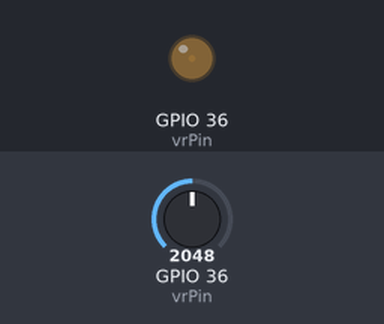
Recording of a sketch running on a simulated ESP32. On the bench: output pins drawn as LEDs (lit = HIGH). The test bench sets the inputs (shaded band); at power-on: GPIO 36 (vrPin) = 2048. What the sketch prints to the serial monitor is not drawn.

Above: at 0.05 s.
At 6.05 s:
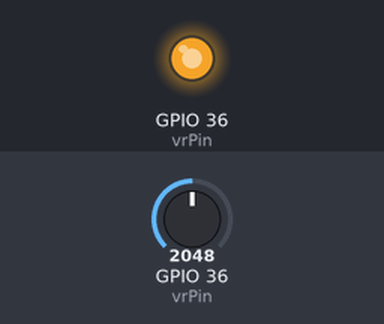
At 12.15 s:
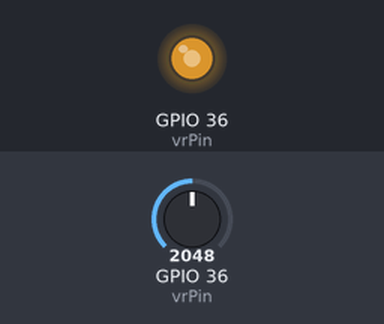
At 24.25 s:
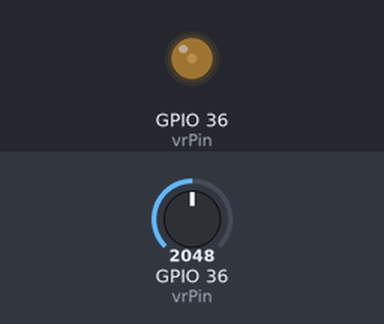
Timing chart, 0 to 38.3 s (numbered marks = the images above):
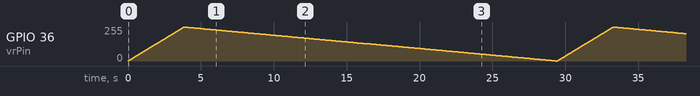

The sketch:

Lab0.5_T1.ino
```cpp
// the number of the LED pin
const int vrPin = 36;  // 5 corresponds to GPIO5

// setting PWM properties
const int freq = 5000;
const int resolution = 8;

void setup(){
  //This function is used to setup LEDC pin with given frequency and resolution.
  //LEDC channel will be selected automatically.
  //bool ledcAttach(uint8_t pin, uint32_t freq, uint8_t resolution);
  //pin select LEDC pin.
  //freq select frequency of pwm.
  //resolution select resolution for LEDC channel. Range is 1-14 bits (1-20 bits for ESP32).
  //The LEDC channel will be selected automatically
  Serial.begin(115200);
  pinMode(vrPin, INPUT);

  ledcAttach(vrPin, freq, resolution);

}

void loop(){

  int vr_value = analogRead(vrPin);
  int dutyCycle = map(vr_value, 0, 4095, 0, 255);
  Serial.println(dutyCycle);
  //bool ledcWrite(uint8_t pin, uint32_t duty);

  // increase the LED brightness
  for(int dutyCycle = 0; dutyCycle <= 255; dutyCycle++){
    // changing the LED brightness with PWM
    ledcWrite(vrPin, dutyCycle);
    delay(15);
  }

  // decrease the LED brightness
  for(int dutyCycle = 255; dutyCycle >= 0; dutyCycle--){
    // changing the LED brightness with PWM
    ledcWrite(vrPin, dutyCycle);
    delay(100);
  }
}
```
